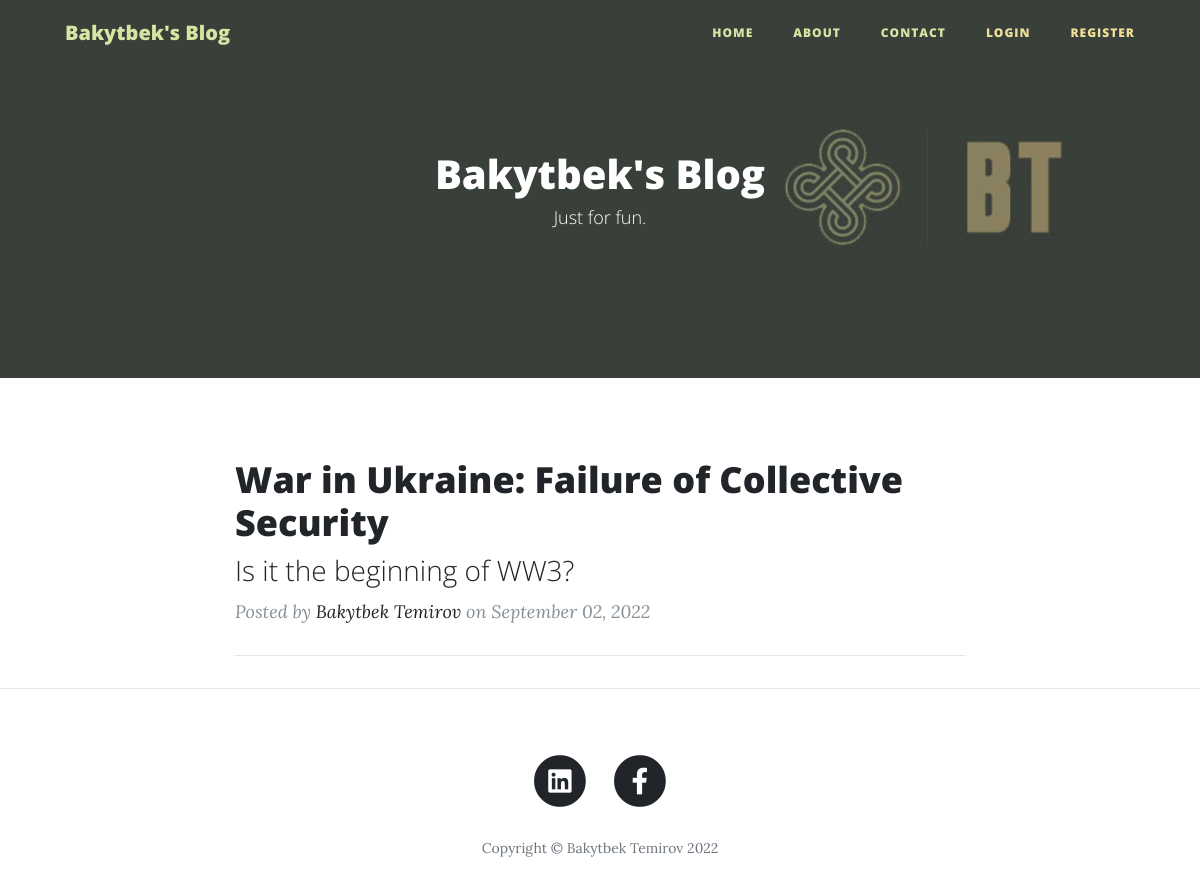
The page / on the database its author committed.
### main.py (models this page shows)
class BlogPost(db.Model):
    __tablename__ = "blog_posts"
    id = db.Column(db.Integer, primary_key=True)
    author_id = db.Column(db.Integer, db.ForeignKey("users.id"))
    author = relationship("User", back_populates="posts")
    title = db.Column(db.String(250), unique=True, nullable=False)
    subtitle = db.Column(db.String(250), nullable=False)
    date = db.Column(db.String(250), nullable=False)
    body = db.Column(db.Text, nullable=False)
    comments = relationship("Comment", back_populates="parent_post")

class User(UserMixin, db.Model):
    __tablename__ = "users"
    id = db.Column(db.Integer, primary_key=True)
    email = db.Column(db.String(100), unique=True)
    password = db.Column(db.String(100))
    name = db.Column(db.String(100))
    category = db.Column(db.Integer, nullable=False)
    posts = relationship("BlogPost", back_populates="author")
    comments = relationship("Comment", back_populates="comment_author")

### main.py (the view)
@app.route('/')
def get_all_posts():
    posts = BlogPost.query.all()
    return render_template("index.html", all_posts=posts, current_user=current_user)

### templates/index.html (shortened to what this page needs)
{% include "header.html" %}
{% block content %}
  <header class="masthead" style="background-image: url({{ url_for('static', filename='img/python-new.jpg')}})">
    <div class="overlay"></div>
    <div class="container">
      <div class="row">
        <div class="col-lg-8 col-md-10 mx-auto">
          <div class="site-heading">
            <h1>Bakytbek's Blog</h1>
            <span class="subheading">Just for fun.</span>
          </div>
        </div>
      </div>
    </div>
  </header>
  <div class="container">
    <div class="row">
      <div class="col-lg-8 col-md-10 mx-auto">
        {% for post in all_posts %}
        <div class="post-preview">
          <a href="{{ url_for('show_post', post_id=post.id) }}">
            <h2 class="post-title">
              {{post.title}}
            </h2>
            <h3 class="post-subtitle">
              {{post.subtitle}}
            </h3>
          </a>
          <p class="post-meta">Posted by
            <a href="#">{{post.author.name}}</a>
            on {{post.date}}
          </p>
        </div>
        <hr>
        {% endfor %}
      </div>
    </div>
  </div>
  <hr>
{% include "footer.html" %}
{% endblock %}

### templates/header.html (shortened to what this page needs)
<!DOCTYPE html>
<html lang="en">
<head>
  <link href="{{ url_for('static', filename='vendor/bootstrap/css/bootstrap.min.css') }}" rel="stylesheet">
  <link href="{{ url_for('static', filename='vendor/fontawesome-free/css/all.min.css')}}" rel="stylesheet" type="text/css">
  <link href="{{ url_for('static', filename='css/clean-blog.min.css')}}" rel="stylesheet">
</head>
<body>
  <nav class="navbar navbar-expand-lg navbar-light fixed-top" id="mainNav">
    <div class="container">
      <a class="navbar-brand" href="{{url_for('get_all_posts')}}">Bakytbek's Blog</a>
      <div class="collapse navbar-collapse justify-content-end" id="navbarResponsive">
        <ul class="navbar-nav">
          <li class="nav-item">
            <a class="nav-link" href="{{ url_for('get_all_posts') }}">Home</a>
          </li>
          <li class="nav-item">
            <a class="nav-link" href="{{ url_for('about') }}">About</a>
          </li>
          <li class="nav-item">
            <a class="nav-link" href="{{ url_for('contact') }}">Contact</a>
          {% if not current_user.is_authenticated: %}
          <li class="nav-item">
            <a class="reg nav-link" href="{{ url_for('login') }}">Login</a>
          </li>
          <li class="nav-item">
            <a class="reg nav-link" href="{{ url_for('register') }}">Register</a>
          </li>
          {% endif %}
          </li>
        </ul>
      </div>
    </div>
  </nav>

### templates/footer.html (shortened to what this page needs)
  <footer>
    <div class="container">
      <div class="row">
        <div class="col-lg-8 col-md-10 mx-auto">
          <ul class="list-inline text-center">
            <li class="list-inline-item">
              <a href="https://kg.linkedin.com/in/bakytbek-temirov-9a1a425b">
                <span class="fa-stack fa-lg">
                  <i class="fas fa-circle fa-stack-2x"></i>
                  <i class="fab fa-linkedin fa-stack-1x fa-inverse"></i>
                </span>
              </a>
            </li>
            <li class="list-inline-item">
              <a href="https://www.facebook.com/btemirov">
                <span class="fa-stack fa-lg">
                  <i class="fas fa-circle fa-stack-2x"></i>
                  <i class="fab fa-facebook-f fa-stack-1x fa-inverse"></i>
                </span>
              </a>
            </li>
          </ul>
          <p class="copyright text-muted">Copyright &copy; Bakytbek Temirov 2022</p>
        </div>
      </div>
    </div>
  </footer>
</body>
</html>

### rows shown on the page
BlogPost: title "War in Ukraine: Failure of Collective Security", subtitle "Is it the beginning of WW3?", author.name "Bakytbek Temirov", date "September 02, 2022"
